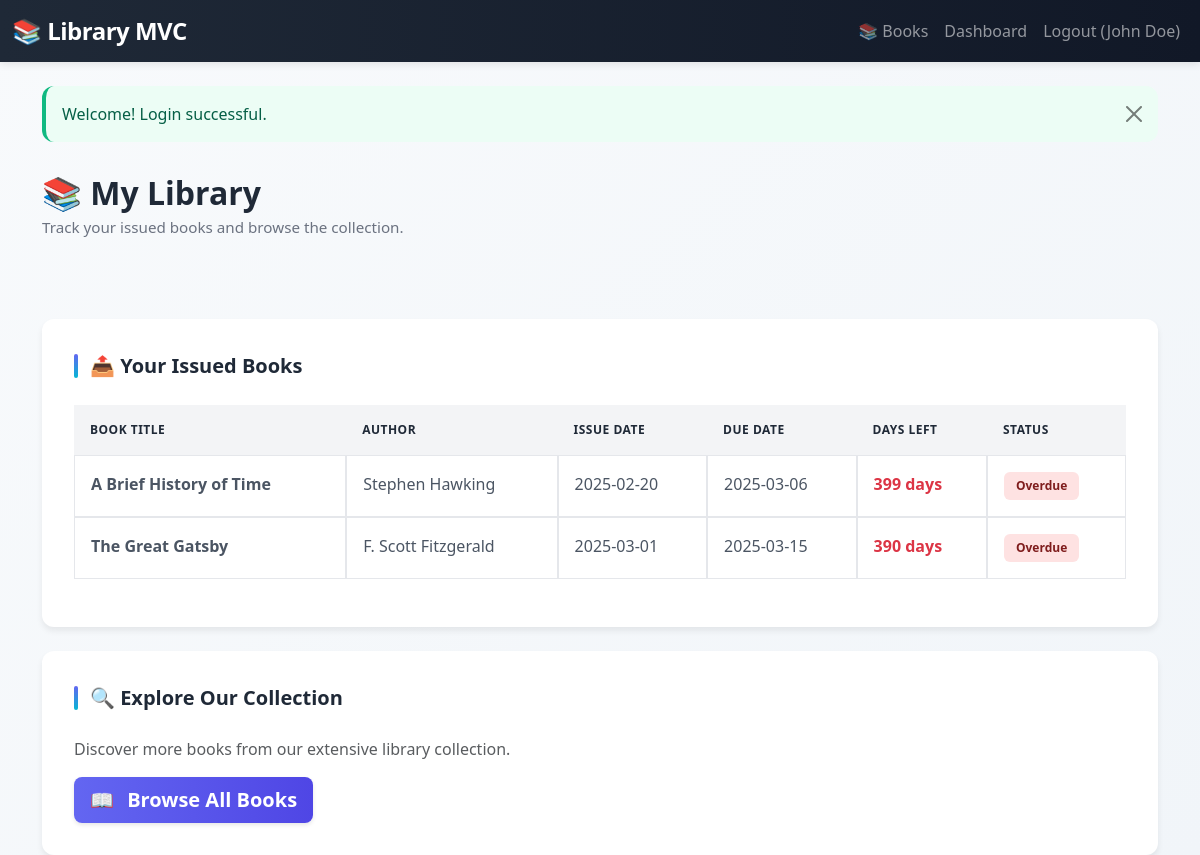
The page /public/index.php?url=dashboard/index (signed in) on the database its author committed.
### tables this page shows
CREATE TABLE transactions (
    id INT AUTO_INCREMENT PRIMARY KEY,
    user_id INT NOT NULL,
    book_id INT NOT NULL,
    issue_date DATE NOT NULL,
    due_date DATE NOT NULL,
    return_date DATE DEFAULT NULL,
    status ENUM('issued', 'returned', 'overdue') DEFAULT 'issued',
    created_at TIMESTAMP DEFAULT CURRENT_TIMESTAMP,
    FOREIGN KEY (user_id) REFERENCES users(id) ON DELETE CASCADE,
    FOREIGN KEY (book_id) REFERENCES books(id) ON DELETE CASCADE
);

CREATE TABLE books (
    id INT AUTO_INCREMENT PRIMARY KEY,
    title VARCHAR(255) NOT NULL,
    author VARCHAR(100) NOT NULL,
    isbn VARCHAR(20),
    category_id INT,
    total_copies INT NOT NULL DEFAULT 1,
    available_copies INT NOT NULL DEFAULT 1,
    created_at TIMESTAMP DEFAULT CURRENT_TIMESTAMP,
    FOREIGN KEY (category_id) REFERENCES categories(id) ON DELETE SET NULL
);

### app/controllers/BaseController.php (called while the page is built, shortened)
<?php
abstract class BaseController {
    protected function view($view, $data = []) {
        extract($data);
        require_once "app/views/layouts/header.php";
        require_once "app/views/$view.php";
        require_once "app/views/layouts/footer.php";
    }
}
?>

### app/models/Transaction.php (called while the page is built, shortened)
<?php
require_once 'app/config/database.php';
class Transaction {
    private $conn;
    public function __construct() {
        $database = new Database();
        $this->conn = $database->getConnection();
    }
    public function getIssuedBooks($user_id = null) {
        $query = "SELECT t.*, u.name as user_name, b.title as book_title, b.author
                  FROM transactions t
                  JOIN users u ON t.user_id = u.id
                  JOIN books b ON t.book_id = b.id
                  WHERE t.status IN ('issued', 'overdue')";
        $params = [];
        if ($user_id) {
            $query .= " AND t.user_id = :user_id";
            $params[':user_id'] = $user_id;
        }
        $query .= " ORDER BY t.due_date ASC";
        $stmt = $this->conn->prepare($query);
        foreach ($params as $key => $value) {
            $stmt->bindValue($key, $value);
        }
        $stmt->execute();
        return $stmt->fetchAll(PDO::FETCH_ASSOC);
    }
}
?>

### app/config/database.php (called while the page is built, shortened)
<?php
class Database {
    private $host = 'localhost';
    private $db_name = 'library_mvc';
    private $username = 'root';
    private $password = '';
    public function getConnection() {
        $this->conn = null;
        try {
            $this->conn = new PDO("mysql:host=" . $this->host . ";dbname=" . $this->db_name, $this->username, $this->password);
            $this->conn->setAttribute(PDO::ATTR_ERRMODE, PDO::ERRMODE_EXCEPTION);
        } catch(PDOException $exception) {
            echo "Connection error: " . $exception->getMessage();
        }
        return $this->conn;
    }
}
?>

### app/views/dashboard/student.php (the view, shortened to what this page needs)
<div class="dashboard-header">
    <h1 class="dashboard-title">📚 My Library</h1>
    <p class="dashboard-subtitle">Track your issued books and browse the collection.</p>
</div>
<div class="row mb-4">
    <div class="col-12">
        <div class="section-card">
            <div class="section-title">📤 Your Issued Books</div>
            <?php if (empty($issued_books)): ?>
                <div class="alert alert-info" role="alert">
                    <strong>No issued books yet!</strong> Browse our collection to find interesting reads.
                </div>
            <?php else: ?>
                <div class="table-responsive">
                    <table class="table">
                        <thead>
                            <tr>
                                <th>Book Title</th>
                                <th>Author</th>
                                <th>Issue Date</th>
                                <th>Due Date</th>
                                <th>Days Left</th>
                                <th>Status</th>
                            </tr>
                        </thead>
                        <tbody>
                            <?php foreach ($issued_books as $book): ?>
                                <?php
                                    $due_date = strtotime($book['due_date']);
                                    $today = strtotime(date('Y-m-d'));
                                    $days_left = floor(($due_date - $today) / (60 * 60 * 24));
                                    $badge_class = $days_left < 0 ? 'badge-danger' : ($days_left < 3 ? 'badge-warning' : 'badge-success');
                                    $badge_text = $days_left < 0 ? 'Overdue' : ($days_left < 3 ? 'Due Soon' : 'On Track');
                                ?>
                                <tr>
                                    <td><strong><?= htmlspecialchars($book['book_title']) ?></strong></td>
                                    <td><?= htmlspecialchars($book['author']) ?></td>
                                    <td><?= $book['issue_date'] ?></td>
                                    <td><?= $book['due_date'] ?></td>
                                    <td>
                                        <strong class="<?php echo $days_left < 0 ? 'text-danger' : ($days_left < 3 ? 'text-warning' : 'text-success'); ?>">
                                            <?= $days_left < 0 ? abs($days_left) . ' days' : $days_left . ' days' ?>
                                        </strong>
                                    </td>
                                    <td><span class="badge <?= $badge_class ?>"><?= $badge_text ?></span></td>
                                </tr>
                            <?php endforeach; ?>
                        </tbody>
                    </table>
                </div>
            <?php endif; ?>
        </div>
    </div>
</div>
<div class="row">
    <div class="col-12">
        <div class="section-card">
            <div class="section-title">🔍 Explore Our Collection</div>
            <p class="text-muted mb-3">Discover more books from our extensive library collection.</p>
            <a href="/library_mvc/public/index.php?url=book/index" class="btn btn-primary btn-lg">
                <span style="font-size: 1.2rem; margin-right: 0.5rem;">📖</span>
                Browse All Books
            </a>
        </div>
    </div>
</div>

### public/css/style.css (style rules this page uses)
:root { --primary: #6366f1; --primary-dark: #4f46e5; --secondary: #10b981; --warning: #f59e0b; --info: #06b6d4; --danger: #ef4444; --light-bg: #f8fafc; --border-radius: 12px; }
body { background: linear-gradient(135deg, #f8fafc 0%, #f1f5f9 100%); min-height: 100vh; font-family: 'Segoe UI', Tahoma, Geneva, Verdana, sans-serif; }
.section-card { border: none; border-radius: var(--border-radius); box-shadow: 0 4px 6px rgba(0, 0, 0, 0.07); transition: all 0.3s ease; background: white; padding: 2rem; }
.section-title { font-size: 1.25rem; font-weight: 700; color: #1f2937; margin-bottom: 1.5rem; display: flex; align-items: center; gap: 0.75rem; }
.section-title::before { content: ''; display: inline-block; width: 4px; height: 24px; background: linear-gradient(180deg, var(--primary) 0%, var(--info) 100%); border-radius: 2px; }
.btn { border: none; border-radius: 8px; font-weight: 600; transition: all 0.3s ease; box-shadow: 0 2px 4px rgba(0, 0, 0, 0.1); }
.btn-primary { background: linear-gradient(90deg, var(--primary) 0%, var(--primary-dark) 100%); }
.table { border-collapse: separate; border-spacing: 0; }
.table thead th { background: #f3f4f6; font-weight: 700; border: none; color: #1f2937; padding: 1rem; text-transform: uppercase; font-size: 0.75rem; letter-spacing: 0.5px; }
.table tbody td { padding: 1rem; border: 1px solid #e5e7eb; color: #4b5563; }
.table tbody tr { transition: background-color 0.2s ease; }
.badge { padding: 0.5rem 0.75rem; border-radius: 6px; font-weight: 600; font-size: 0.75rem; }
.badge-danger { background-color: #fee2e2; color: #7f1d1d; }
.dashboard-header { margin-bottom: 3rem; padding: 1rem 0; }
.dashboard-title { font-size: 2rem; font-weight: 700; color: #1f2937; margin-bottom: 0.25rem; }
.dashboard-subtitle { color: #6b7280; font-size: 0.95rem; }

### rows shown on the page
transactions: book.title "A Brief History of Time", book.author "Stephen Hawking", issue_date "2025-02-20", due_date "2025-03-06"
transactions: book.title "The Great Gatsby", book.author "F. Scott Fitzgerald", issue_date "2025-03-01", due_date "2025-03-15"

### other values the page prints
$_SESSION['user_name'] "John Doe"
$_SESSION['flash']['message'] "Welcome! Login successful."
